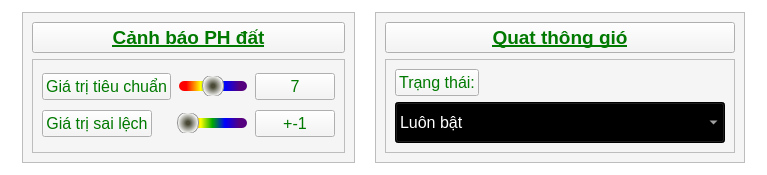
                                  <widget class="QFrame" name="Top_Setting_Option2">
                                   <property name="styleSheet">
                                    <string notr="true">background-color: rgba(0, 0, 0, 0);</string>
                                   </property>
                                   <property name="frameShape">
                                    <enum>QFrame::StyledPanel</enum>
                                   </property>
                                   <property name="frameShadow">
                                    <enum>QFrame::Raised</enum>
                                   </property>
                                   <layout class="QVBoxLayout" name="verticalLayout_53">
                                    <property name="spacing">
                                     <number>0</number>
                                    </property>
                                    <property name="leftMargin">
                                     <number>0</number>
                                    </property>
                                    <property name="topMargin">
                                     <number>0</number>
                                    </property>
                                    <property name="rightMargin">
                                     <number>0</number>
                                    </property>
                                    <property name="bottomMargin">
                                     <number>0</number>
                                    </property>
                                    <item>
                                     <widget class="QFrame" name="Top_Setting_Option2_frame">
                                      <property name="minimumSize">
                                       <size>
                                        <width>0</width>
                                        <height>0</height>
                                       </size>
                                      </property>
                                      <property name="frameShape">
                                       <enum>QFrame::StyledPanel</enum>
                                      </property>
                                      <property name="frameShadow">
                                       <enum>QFrame::Raised</enum>
                                      </property>
                                      <layout class="QHBoxLayout" name="horizontalLayout_7">
                                       <property name="spacing">
                                        <number>20</number>
                                       </property>
                                       <property name="leftMargin">
                                        <number>20</number>
                                       </property>
                                       <property name="topMargin">
                                        <number>10</number>
                                       </property>
                                       <property name="rightMargin">
                                        <number>20</number>
                                       </property>
                                       <property name="bottomMargin">
                                        <number>10</number>
                                       </property>
                                       <item>
                                        <widget class="QFrame" name="frame_4">
                                         <property name="styleSheet">
                                          <string notr="true">background-color: rgb(245, 245, 245);</string>
                                         </property>
                                         <property name="frameShape">
                                          <enum>QFrame::StyledPanel</enum>
                                         </property>
                                         <property name="frameShadow">
                                          <enum>QFrame::Raised</enum>
                                         </property>
                                         <layout class="QVBoxLayout" name="verticalLayout_52">
                                          <item>
                                           <widget class="QPushButton" name="Setting_Option1_header_3">
                                            <property name="font">
                                             <font>
                                              <family>Segoe UI</family>
                                              <pointsize>14</pointsize>
                                              <weight>75</weight>
                                              <bold>true</bold>
                                              <underline>true</underline>
                                             </font>
                                            </property>
                                            <property name="styleSheet">
                                             <string notr="true">color: qlineargradient(spread:pad, x1:0, y1:0, x2:0, y2:1, stop:0 rgba(0, 229, 0, 255), stop:1 rgba(0, 121, 0, 255));</string>
                                            </property>
                                            <property name="text">
                                             <string>Cảnh báo PH đất</string>
                                            </property>
                                           </widget>
                                          </item>
                                          <item>
                                           <widget class="QFrame" name="Top_Setting_Option1_body_3">
                                            <property name="minimumSize">
                                             <size>
                                              <width>300</width>
                                              <height>0</height>
                                             </size>
                                            </property>
                                            <property name="frameShape">
                                             <enum>QFrame::StyledPanel</enum>
                                            </property>
                                            <property name="frameShadow">
                                             <enum>QFrame::Raised</enum>
                                            </property>
                                            <layout class="QGridLayout" name="gridLayout_5">
                                             <property name="horizontalSpacing">
                                              <number>0</number>
                                             </property>
                                             <item row="0" column="0" alignment="Qt::AlignLeft">
                                              <widget class="QPushButton" name="Slider_label1_2">
                                               <property name="font">
                                                <font>
                                                 <family>Segoe UI</family>
                                                 <pointsize>12</pointsize>
                                                </font>
                                               </property>
                                               <property name="styleSheet">
                                                <string notr="true">color: qlineargradient(spread:pad, x1:0, y1:0, x2:0, y2:1, stop:0 rgba(0, 229, 0, 255), stop:1 rgba(0, 121, 0, 255));</string>
                                               </property>
                                               <property name="text">
                                                <string>Giá trị tiêu chuẩn</string>
                                               </property>
                                              </widget>
                                             </item>
                                             <item row="0" column="1">
                                              <widget class="QSlider" name="Slider1_2">
                                               <property name="styleSheet">
                                                <string notr="true">QSlider::groove:horizotal{
	border: none;
	height: 10px;
	border-radius: 5px;
	margin: 8px;	
	background-color: qlineargradient(spread:pad, x1:0, y1:1, x2:1, y2:1, stop:0.109453 rgba(255, 0, 0, 255), stop:0.318408 rgba(255, 255, 0, 255), stop:0.492537 rgba(0, 170, 0, 255), stop:0.676617 rgba(0, 0, 255, 255), stop:0.885572 rgba(85, 0, 127, 255));
}
QSlider::handle:horizotal{
	border: 1px solid  rgb(150, 150, 150);
	background-color: qradialgradient(spread:pad, cx:0.5, cy:0.5, radius:0.5, fx:0.5, fy:0.5, stop:0.169154 rgba(74, 74, 55, 255), stop:1 rgba(255, 255, 255, 255));
	height: 20px;
	width: 20px;
	border-radius: 10px;
	margin: -6px;
}</string>
                                               </property>
                                               <property name="maximum">
                                                <number>14</number>
                                               </property>
                                               <property name="pageStep">
                                                <number>1</number>
                                               </property>
                                               <property name="value">
                                                <number>7</number>
                                               </property>
                                               <property name="tracking">
                                                <bool>true</bool>
                                               </property>
                                               <property name="orientation">
                                                <enum>Qt::Horizontal</enum>
                                               </property>
                                               <property name="invertedAppearance">
                                                <bool>false</bool>
                                               </property>
                                               <property name="invertedControls">
                                                <bool>false</bool>
                                               </property>
                                               <property name="tickPosition">
                                                <enum>QSlider::TicksAbove</enum>
                                               </property>
                                              </widget>
                                             </item>
                                             <item row="0" column="2">
                                              <widget class="QPushButton" name="Slider_label1_13">
                                               <property name="font">
                                                <font>
                                                 <family>Segoe UI</family>
                                                 <pointsize>12</pointsize>
                                                </font>
                                               </property>
                                               <property name="styleSheet">
                                                <string notr="true">color: qlineargradient(spread:pad, x1:0, y1:0, x2:0, y2:1, stop:0 rgba(0, 229, 0, 255), stop:1 rgba(0, 121, 0, 255));</string>
                                               </property>
                                               <property name="text">
                                                <string>7</string>
                                               </property>
                                              </widget>
                                             </item>
                                             <item row="1" column="0" alignment="Qt::AlignLeft">
                                              <widget class="QPushButton" name="Slider_label2_3">
                                               <property name="font">
                                                <font>
                                                 <family>Segoe UI</family>
                                                 <pointsize>12</pointsize>
                                                </font>
                                               </property>
                                               <property name="styleSheet">
                                                <string notr="true">color: qlineargradient(spread:pad, x1:0, y1:0, x2:0, y2:1, stop:0 rgba(0, 229, 0, 255), stop:1 rgba(0, 121, 0, 255));</string>
                                               </property>
                                               <property name="text">
                                                <string>Giá trị sai lệch</string>
                                               </property>
                                              </widget>
                                             </item>
                                             <item row="1" column="1">
                                              <widget class="QSlider" name="Slider2_3">
                                               <property name="styleSheet">
                                                <string notr="true">QSlider::groove:horizotal{
	border: none;
	height: 10px;
	border-radius: 5px;
	margin: 8px;	
	background-color: qlineargradient(spread:pad, x1:0, y1:1, x2:1, y2:1, stop:0.109453 rgba(255, 0, 0, 255), stop:0.318408 rgba(255, 255, 0, 255), stop:0.492537 rgba(0, 170, 0, 255), stop:0.676617 rgba(0, 0, 255, 255), stop:0.885572 rgba(85, 0, 127, 255));
}
QSlider::handle:horizotal{
	border: 1px solid  rgb(150, 150, 150);
	background-color: qradialgradient(spread:pad, cx:0.5, cy:0.5, radius:0.5, fx:0.5, fy:0.5, stop:0.169154 rgba(74, 74, 55, 255), stop:1 rgba(255, 255, 255, 255));
	height: 20px;
	width: 20px;
	border-radius: 10px;
	margin: -6px;
}</string>
                                               </property>
                                               <property name="maximum">
                                                <number>14</number>
                                               </property>
                                               <property name="pageStep">
                                                <number>1</number>
                                               </property>
                                               <property name="value">
                                                <number>1</number>
                                               </property>
                                               <property name="orientation">
                                                <enum>Qt::Horizontal</enum>
                                               </property>
                                               <property name="tickPosition">
                                                <enum>QSlider::TicksAbove</enum>
                                               </property>
                                              </widget>
                                             </item>
                                             <item row="1" column="2">
                                              <widget class="QPushButton" name="Slider_label1_14">
                                               <property name="font">
                                                <font>
                                                 <family>Segoe UI</family>
                                                 <pointsize>12</pointsize>
                                                </font>
                                               </property>
                                               <property name="styleSheet">
                                                <string notr="true">color: qlineargradient(spread:pad, x1:0, y1:0, x2:0, y2:1, stop:0 rgba(0, 229, 0, 255), stop:1 rgba(0, 121, 0, 255));</string>
                                               </property>
                                               <property name="text">
                                                <string>+-1</string>
                                               </property>
                                              </widget>
                                             </item>
                                            </layout>
                                           </widget>
                                          </item>
                                         </layout>
                                        </widget>
                                       </item>
                                       <item>
                                        <widget class="QFrame" name="frame_5">
                                         <property name="styleSheet">
                                          <string notr="true">background-color: rgb(245, 245, 245);</string>
                                         </property>
                                         <property name="frameShape">
                                          <enum>QFrame::StyledPanel</enum>
                                         </property>
                                         <property name="frameShadow">
                                          <enum>QFrame::Raised</enum>
                                         </property>
                                         <layout class="QVBoxLayout" name="verticalLayout_54">
                                          <item>
                                           <widget class="QPushButton" name="Setting_Option1_header_4">
                                            <property name="font">
                                             <font>
                                              <family>Segoe UI</family>
                                              <pointsize>14</pointsize>
                                              <weight>75</weight>
                                              <bold>true</bold>
                                              <underline>true</underline>
                                             </font>
                                            </property>
                                            <property name="styleSheet">
                                             <string notr="true">color: qlineargradient(spread:pad, x1:0, y1:0, x2:0, y2:1, stop:0 rgba(0, 229, 0, 255), stop:1 rgba(0, 121, 0, 255));</string>
                                            </property>
                                            <property name="text">
                                             <string>Quạt thông gió</string>
                                            </property>
                                           </widget>
                                          </item>
                                          <item>
                                           <widget class="QFrame" name="Top_Setting_Option1_body_4">
                                            <property name="minimumSize">
                                             <size>
                                              <width>300</width>
                                              <height>0</height>
                                             </size>
                                            </property>
                                            <property name="frameShape">
                                             <enum>QFrame::StyledPanel</enum>
                                            </property>
                                            <property name="frameShadow">
                                             <enum>QFrame::Raised</enum>
                                            </property>
                                            <layout class="QVBoxLayout" name="verticalLayout_60">
                                             <item alignment="Qt::AlignLeft">
                                              <widget class="QPushButton" name="Slider_label2_4">
                                               <property name="font">
                                                <font>
                                                 <family>Segoe UI</family>
                                                 <pointsize>12</pointsize>
                                                </font>
                                               </property>
                                               <property name="styleSheet">
                                                <string notr="true">color: qlineargradient(spread:pad, x1:0, y1:0, x2:0, y2:1, stop:0 rgba(0, 229, 0, 255), stop:1 rgba(0, 121, 0, 255));</string>
                                               </property>
                                               <property name="text">
                                                <string>Trạng thái:</string>
                                               </property>
                                              </widget>
                                             </item>
                                             <item>
                                              <widget class="QComboBox" name="Fan_State">
                                               <property name="font">
                                                <font>
                                                 <family>Segoe UI</family>
                                                 <pointsize>12</pointsize>
                                                </font>
                                               </property>
                                               <property name="styleSheet">
                                                <string notr="true">QComboBox#Fan_State{
	background-color: qlineargradient(spread:pad, x1:0, y1:0, x2:0, y2:1, stop:0 rgba(0, 201, 0, 255), stop:1 rgba(25, 81, 36, 255));
	width: 300px;
	height: 35px;
	color: rgb(255, 255, 255);
}
QComboBox#Fan_State:hover{	
	background-color: qlineargradient(spread:pad, x1:1, y1:1, x2:1, y2:0, stop:0 rgba(0, 85, 255, 255), stop:1 rgba(0, 192, 255, 255));
}</string>
                                               </property>
                                               <item>
                                                <property name="text">
                                                 <string>Luôn bật</string>
                                                </property>
                                               </item>
                                               <item>
                                                <property name="text">
                                                 <string>Luôn tắt</string>
                                                </property>
                                               </item>
                                               <item>
                                                <property name="text">
                                                 <string>Tùy chỉnh</string>
                                                </property>
                                               </item>
                                              </widget>
                                             </item>
                                            </layout>
                                           </widget>
                                          </item>
                                         </layout>
                                        </widget>
                                       </item>
                                      </layout>
                                     </widget>
                                    </item>
                                   </layout>
                                  </widget>
